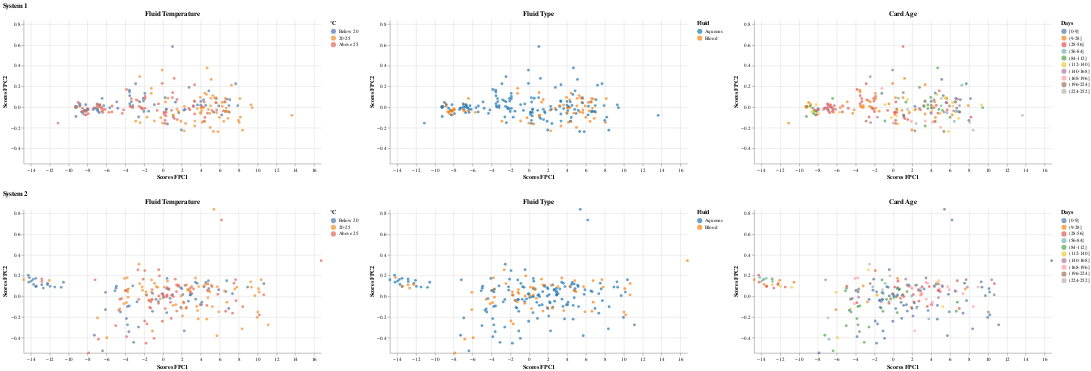

Notebook source saved alongside this figure:
### Markdown cell above
### System 1 versus System 2: Sensor B - Cal Window

### Code cell
pc_scores_s1_B_cal_window, pc_scores_s2_B_cal_window,fpca_s1_B_cal_window,fpca_s2_B_cal_window = fpca_two_inputs(B1_cal_window_combine_balanced.iloc[:,:-6], B2_cal_window_combine_balanced.iloc[:,:-6], color_fpc1_s1='tab:blue', color_fpc2_s1='tab:cyan', color_fpc1_s2='tab:orange', color_fpc2_s2='gold')
print("--------------------------------------------------- Bootstrap -------------------------------------------------------------------------------------------")
bc1,bc2 = bootstrap(B1_cal_window_combine_balanced, B2_cal_window_combine_balanced,"B","cal_window",features="FluidTempBin")
print("--------------------------------------------------- PCA Scores -------------------------------------------------------------------------------------------")
create_pc_scores_plots(pc_scores_s1_B_cal_window, pc_scores_s2_B_cal_window, B1_cal_window_combine_balanced, B2_cal_window_combine_balanced,features="FluidTempBin")

### Figure 1 — Vega-Lite specification as saved in the notebook (floating-point values rounded to 4 significant figures; data arrays with more than 128 entries replaced by an {"elided": "..."} marker saying what was removed)
{"config": {"view": {"continuousWidth": 300, "continuousHeight": 300, "stroke": null}}, "vconcat": [{"hconcat": [{"mark": {"type": "circle"}, "encoding": {"color": {"field": "FluidTempBin", "scale": {"domain": ["Below 20", "20-25", "Above 25"], "range": ["#4e79a7", "#f28e2b", "#e16759"]}, "sort": ["Below 20", "20-25", "Above 25"], "title": "°C", "type": "ordinal"}, "tooltip": [{"field": "TestID", "type": "quantitative"}, {"field": "PC1_Scores", "type": "quantitative"}, {"field": "PC2_Scores", "type": "quantitative"}, {"field": "FluidTempBin", "title": "Fluid Temperature", "type": "ordinal"}], "x": {"field": "PC1_Scores", "scale": {"domain": [-14.75, 16.74]}, "title": "Scores FPC1", "type": "quantitative"}, "y": {"field": "PC2_Scores", "scale": {"domain": [-0.5473, 0.8417]}, "title": "Scores FPC2", "type": "quantitative"}}, "height": 280, "title": "Fluid Temperature", "width": 580}, {"mark": {"type": "circle"}, "encoding": {"color": {"field": "FluidTypeBin", "scale": {"scheme": "category10"}, "title": "Fluid", "type": "nominal"}, "tooltip": [{"field": "TestID", "type": "quantitative"}, {"field": "PC1_Scores", "type": "quantitative"}, {"field": "PC2_Scores", "type": "quantitative"}, {"field": "FluidTypeBin", "title": "Fluid Type", "type": "nominal"}], "x": {"field": "PC1_Scores", "scale": {"domain": [-14.75, 16.74]}, "title": "Scores FPC1", "type": "quantitative"}, "y": {"field": "PC2_Scores", "scale": {"domain": [-0.5473, 0.8417]}, "title": "Scores FPC2", "type": "quantitative"}}, "height": 280, "title": "Fluid Type", "width": 580}, {"mark": {"type": "circle"}, "encoding": {"color": {"field": "CardAgeBin", "scale": {"scheme": "tableau10"}, "sort": ["[0-9]", "(9-28]", "(28-56]", "(56-84]", "(84-112]", "(112-140]", "(140-168]", "(168-196]", "(196-224]", "(224-252]"], "title": "Days", "type": "ordinal"}, "tooltip": [{"field": "TestID", "type": "quantitative"}, {"field": "PC1_Scores", "type": "quantitative"}, {"field": "PC2_Scores", "type": "quantitative"}, {"field": "CardAgeBin", "title": "Card Age", "type": "ordinal"}], "x": {"field": "PC1_Scores", "scale": {"domain": [-14.75, 16.74]}, "title": "Scores FPC1", "type": "quantitative"}, "y": {"field": "PC2_Scores", "scale": {"domain": [-0.5473, 0.8417]}, "title": "Scores FPC2", "type": "quantitative"}}, "height": 280, "title": "Card Age", "width": 580}], "data": {"name": "data-4ee71804ff8c49369b28e16f1a883900"}, "resolve": {"scale": {"color": "independent"}}, "title": "System 1"}, {"hconcat": [{"mark": {"type": "circle"}, "encoding": {"color": {"field": "FluidTempBin", "scale": {"domain": ["Below 20", "20-25", "Above 25"], "range": ["#4e79a7", "#f28e2b", "#e16759"]}, "sort": ["Below 20", "20-25", "Above 25"], "title": "°C", "type": "ordinal"}, "tooltip": [{"field": "TestID", "type": "quantitative"}, {"field": "PC1_Scores", "type": "quantitative"}, {"field": "PC2_Scores", "type": "quantitative"}, {"field": "FluidTempBin", "title": "Fluid Temperature", "type": "ordinal"}], "x": {"field": "PC1_Scores", "scale": {"domain": [-14.75, 16.74]}, "title": "Scores FPC1", "type": "quantitative"}, "y": {"field": "PC2_Scores", "scale": {"domain": [-0.5473, 0.8417]}, "title": "Scores FPC2", "type": "quantitative"}}, "height": 280, "title": "Fluid Temperature", "width": 580}, {"mark": {"type": "circle"}, "encoding": {"color": {"field": "FluidTypeBin", "scale": {"scheme": "category10"}, "title": "Fluid", "type": "nominal"}, "tooltip": [{"field": "TestID", "type": "quantitative"}, {"field": "PC1_Scores", "type": "quantitative"}, {"field": "PC2_Scores", "type": "quantitative"}, {"field": "FluidTypeBin", "title": "Fluid Type", "type": "nominal"}], "x": {"field": "PC1_Scores", "scale": {"domain": [-14.75, 16.74]}, "title": "Scores FPC1", "type": "quantitative"}, "y": {"field": "PC2_Scores", "scale": {"domain": [-0.5473, 0.8417]}, "title": "Scores FPC2", "type": "quantitative"}}, "height": 280, "title": "Fluid Type", "width": 580}, {"mark": {"type": "circle"}, "encoding": {"color": {"field": "CardAgeBin", "scale": {"scheme": "tableau10"}, "sort": ["[0-9]", "(9-28]", "(28-56]", "(56-84]", "(84-112]", "(112-140]", "(140-168]", "(168-196]", "(196-224]", "(224-252]"], "title": "Days", "type": "ordinal"}, "tooltip": [{"field": "TestID", "type": "quantitative"}, {"field": "PC1_Scores", "type": "quantitative"}, {"field": "PC2_Scores", "type": "quantitative"}, {"field": "CardAgeBin", "title": "Card Age", "type": "ordinal"}], "x": {"field": "PC1_Scores", "scale": {"domain": [-14.75, 16.74]}, "title": "Scores FPC1", "type": "quantitative"}, "y": {"field": "PC2_Scores", "scale": {"domain": [-0.5473, 0.8417]}, "title": "Scores FPC2", "type": "quantitative"}}, "height": 280, "title": "Card Age", "width": 580}], "data": {"name": "data-423f879a2dfda30a40fb747a9b87f07f"}, "resolve": {"scale": {"color": "independent"}}, "title": "System 2"}], "$schema": "https://vega.github.io/schema/vega-lite/v5.8.0.json", "datasets": {"data-4ee71804ff8c49369b28e16f1a883900": {"elided": "216 records"}, "data-423f879a2dfda30a40fb747a9b87f07f": {"elided": "216 records"}}}
